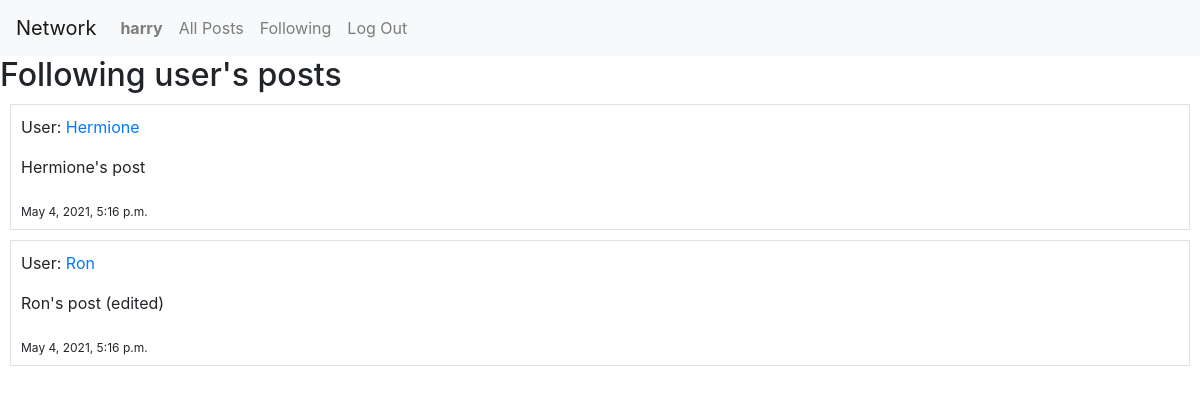
The page /following (signed in) on the database its author committed.
### network/models.py (models this page shows, shortened)
class User(AbstractUser):
    pass

class TimeStampMixin(models.Model):
    created_at = models.DateTimeField(auto_now_add=True)
    updated_at = models.DateTimeField(auto_now=True)
    class Meta:
        abstract = True

class Post(TimeStampMixin):
    user = models.ForeignKey(User, on_delete=models.CASCADE)
    content = models.CharField(max_length = 64)
    likes = models.IntegerField(default=0)

### network/views.py (the view)
# urls.py: path("following", views.following, name="following"),
@login_required
def following(request):
    user = request.user
    following_users = Profile.objects.filter(user=user).values_list('following')
    following_posts = []
    for profile in following_users:
        posts = Post.objects.filter(user=profile)
        for post in posts:
            following_posts.insert(0,post)
    return render(request, "network/following.html", {
        "posts": following_posts,
    })

### network/templates/network/following.html
{% extends "network/layout.html" %}
{% block body %}
  <h2> Following user's posts </h2>
  {% for post in posts %}
    <div class="border" style="margin: 10px; padding: 10px;">
      <p>User:  <a href="{% url 'profile' post.user.id %}"> {{ post.user }} </a></p>
      <p> {{ post.content }} </p>
      <sub> {{ post.created_at }}</sub>
    </div>
  {% endfor %}
{% endblock %}

### network/templates/network/layout.html (shortened to what this page needs)
{% load static %}
<!DOCTYPE html>
<html lang="en">
    <head>
        <link rel="stylesheet" href="https://stackpath.bootstrapcdn.com/bootstrap/4.4.1/css/bootstrap.min.css">
        <link href="{% static 'network/styles.css' %}" rel="stylesheet">
    </head>
    <body>
        <nav class="navbar navbar-expand-lg navbar-light bg-light">
            <a class="navbar-brand" href="#">Network</a>
            <div>
              <ul class="navbar-nav mr-auto">
                {% if user.is_authenticated %}
                    <li class="nav-item">
                        <a class="nav-link" href="{% url 'profile' user.id %}"><strong>{{ user.username }}</strong></a>
                    </li>
                {% endif %}
                <li class="nav-item">
                  <a class="nav-link" href="{% url 'index' %}">All Posts</a>
                </li>
                {% if user.is_authenticated %}
                    <li class="nav-item">
                        <a class="nav-link" href="{% url 'following' %}">Following</a>
                    </li>
                    <li class="nav-item">
                        <a class="nav-link" href="{% url 'logout' %}">Log Out</a>
                    </li>
                {% endif %}
              </ul>
            </div>
          </nav>
        <div class="body">
          {% block body %}
          {% endblock %}
        </div>
    </body>
</html>

### rows shown on the page
User: username "harry"
Post: user "Hermione", content "Hermione's post", created_at "May 4, 2021, 5:16 p.m."
Post: user "Ron", content "Ron's post (edited)", created_at "May 4, 2021, 5:16 p.m."
